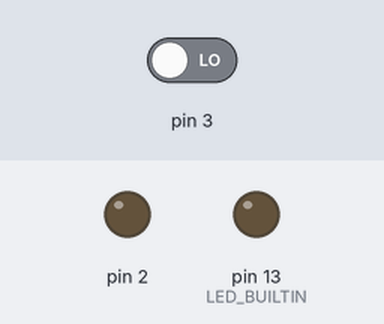
A sketch run on a simulated Arduino Uno, built with avr-gcc and run on an emulated ATmega328P. Parts: output pins drawn as LEDs (lit = HIGH). The inputs (shaded band) are chosen by the test bench; at power-on: pin 3 LOW.

Above: at 3.6 s.
3.7 s: pin 3 driven HIGH
At 8.6 s:
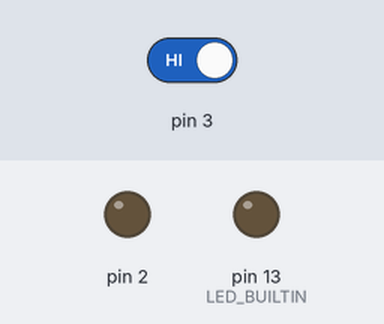
13.9 s: pin 3 driven LOW
At 15.0 s:
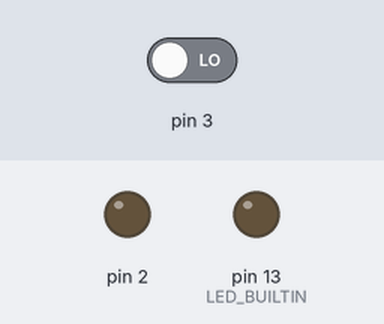
Timing chart, 0 to 16.9 s (numbered marks = the images above; inputs shaded):
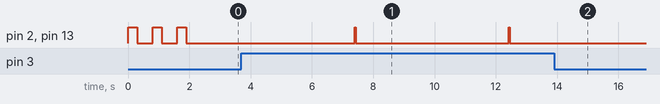

Measured:
- after the input at 3.7 s, pin 2, pin 13 (LED_BUILTIN): alternates HIGH for 0.03 s and LOW for 5.0 s, starting after 3.7 s
- after the input at 13.9 s, pin 2, pin 13 (LED_BUILTIN): stops changing and stays LOW

The sketch:

BL.ino
```cpp
/*
  Motocycle Break Flash  V1.0
  Coşkun ERGAN
  26.06.2019
*/

#include <avr/sleep.h>
#include <avr/power.h>
#include <avr/wdt.h>

#define Set_prescaler(x)   (CLKPR = (1 << CLKPCE), CLKPR = x)

volatile int enable_count = 0;
volatile int f_wdt = 1;

/////////////////////////////////////////////////////////////////
/////////////////////////////////////////////////////////////////
/////////////////////////////////////////////////////////////////
ISR(WDT_vect)
{
  if (f_wdt == 0)
  {
    f_wdt = 1;
  }
}
/////////////////////////////////////////////////////////////////
/////////////////////////////////////////////////////////////////
/////////////////////////////////////////////////////////////////
void enterSleep(void)
{
//  ADCSRA &= ~(1 << ADEN);
//  set_sleep_mode(SLEEP_MODE_PWR_DOWN);   /* EDIT: could also use SLEEP_MODE_PWR_DOWN for lowest power consumption. */
//  cli();
//  sleep_enable();
//  sleep_bod_disable();
//  sei();
//  sleep_cpu();
//  sleep_disable();
//  sei();
//  ADCSRA |= (1 << ADEN);
}
/////////////////////////////////////////////////////////////////
/////////////////////////////////////////////////////////////////
/////////////////////////////////////////////////////////////////
void wakeUp()
{
  enable_count=225; // 30 dk
  //enable_count = 3; // 24sn test
}
/////////////////////////////////////////////////////////////////
/////////////////////////////////////////////////////////////////
/////////////////////////////////////////////////////////////////
void setup() {

  //Set_prescaler(8);// cpu speed low

  pinMode(LED_BUILTIN, OUTPUT);
  pinMode(2, OUTPUT);
  pinMode(3, INPUT);

  for (int i = 0; i < 3; i++)
  {
    digitalWrite(2, HIGH);
    digitalWrite(LED_BUILTIN, HIGH);   // turn the LED on (HIGH is the voltage level)
    delay(300);                       // wait for a second
    digitalWrite(2, LOW);
    digitalWrite(LED_BUILTIN, LOW);    // turn the LED off by making the voltage LOW
    delay(500);
  }

 // attachInterrupt(0, wakeUp, CHANGE);

//  /* Clear the reset flag. */
//  MCUSR &= ~(1 << WDRF);
//  /* In order to change WDE or the prescaler, we need to
//     set WDCE (This will allow updates for 4 clock cycles).
//  */
//  WDTCSR |= (1 << WDCE) | (1 << WDE);
//  /* set new watchdog timeout prescaler value */
//  WDTCSR = 1 << WDP0 | 1 << WDP3; /* 8.0 seconds */
//  /* Enable the WD interrupt (note no reset). */
//  WDTCSR |= _BV(WDIE);

    wdt_enable(WDTO_8S);     // enable the watchdog
}
/////////////////////////////////////////////////////////////////
/////////////////////////////////////////////////////////////////
/////////////////////////////////////////////////////////////////
void loop() {
 // if (f_wdt == 1)
  {
    f_wdt = 0;
   // if (enable_count)
    {
      if(digitalRead(3))
      {
      //enable_count--;
      digitalWrite(2, HIGH);   // turn the LED on (HIGH is the voltage level)
      digitalWrite(LED_BUILTIN, HIGH);
      delay(30);                       // wait for a second
      digitalWrite(2, LOW);    // turn the LED off by making the voltage LOW
      digitalWrite(LED_BUILTIN, LOW);
      }
    }
  }
 // enterSleep();
 delay(5000);
 wdt_reset();

}
/////////////////////////////////////////////////////////////////
/////////////////////////////////////////////////////////////////
/////////////////////////////////////////////////////////////////
```
